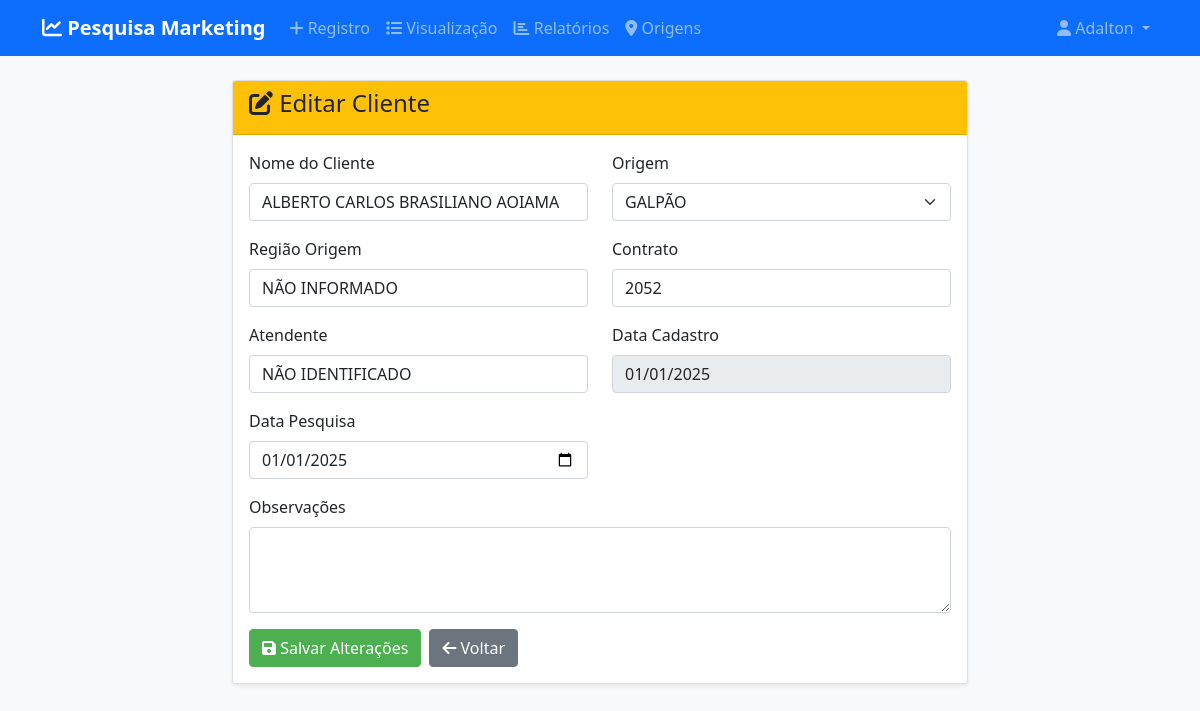
Screenshot of /editar/2 (signed in) with the database file from the repository.
### tables this page shows
CREATE TABLE clientes (
        id INTEGER PRIMARY KEY AUTOINCREMENT,
        nome TEXT,
        origem TEXT,
        regiao_origem TEXT,   -- logo após origem
        contrato TEXT,
        atendente TEXT,
        data_cadastro DATE,
        data_pesquisa DATE,
        observacoes TEXT      -- último campo
    );

### app.py (the view, shortened to what this page needs)
@app.route('/editar/<int:id>', methods=['GET', 'POST'])
def editar(id):
    if 'usuario' not in session:
        return redirect(url_for('login'))
    conn = get_db()
    cursor = conn.cursor()
    cursor.execute("SELECT * FROM clientes WHERE id=?", (id,))
    cliente = cursor.fetchone()
    origens = lista_origens()
    conn.close()
    return render_template('editar.html', cliente=cliente, origens=origens)

### app.py (called while the page is built)
def get_db():
    conn = sqlite3.connect('clientes.db')
    conn.row_factory = sqlite3.Row
    return conn

def lista_origens():
    conn = get_db()
    cursor = conn.cursor()
    cursor.execute("SELECT origem FROM clientes WHERE origem IS NOT NULL AND TRIM(origem) <> ''")
    dados = cursor.fetchall()
    conn.close()
    origens = sorted({d['origem'].strip().upper() for d in dados if d['origem']})
    return origens

### templates/editar.html (shortened to what this page needs)
{% extends "base.html" %}
{% block content %}
<div class="row justify-content-center">
    <div class="col-md-8">
        <div class="card">
            <div class="card-header bg-warning text-dark">
                <h4><i class="fas fa-edit"></i> Editar Cliente</h4>
            </div>
            <div class="card-body">
                <form method="post">
                    <div class="row">
                        <div class="col-md-6 mb-3">
                            <label for="nome" class="form-label">Nome do Cliente</label>
                            <input type="text" class="form-control" id="nome" name="nome" value="{{ cliente.nome }}" required style="text-transform: uppercase;">
                        </div>
                        <div class="col-md-6 mb-3">
                            <label for="origem" class="form-label">Origem</label>
                            <select class="form-select" id="origem" name="origem" required>
                                {% for origem in origens %}
                                <option value="{{ origem }}" {% if origem == cliente.origem %}selected{% endif %}>{{ origem }}</option>
                                {% endfor %}
                            </select>
                        </div>
                    </div>
                    <div class="row">
                        <div class="col-md-6 mb-3">
                            <label for="regiao_origem" class="form-label">Região Origem</label>
                            <input type="text" class="form-control" id="regiao_origem" name="regiao_origem" value="{{ cliente.regiao_origem }}" required style="text-transform: uppercase;">
                        </div>
                        <div class="col-md-6 mb-3">
                            <label for="contrato" class="form-label">Contrato</label>
                            <input type="text" class="form-control" id="contrato" name="contrato" value="{{ cliente.contrato }}" required style="text-transform: uppercase;">
                        </div>
                    </div>
                    <div class="row">
                        <div class="col-md-6 mb-3">
                            <label for="atendente" class="form-label">Atendente</label>
                            <input type="text" class="form-control" id="atendente" name="atendente" value="{{ cliente.atendente }}" required style="text-transform: uppercase;">
                        </div>
                        <div class="col-md-6 mb-3">
                            <label for="data_cadastro" class="form-label">Data Cadastro</label>
                            <input type="date" class="form-control" id="data_cadastro" name="data_cadastro" value="{{ cliente.data_cadastro }}" readonly>
                        </div>
                    </div>
                    <div class="row">
                        <div class="col-md-6 mb-3">
                            <label for="data_pesquisa" class="form-label">Data Pesquisa</label>
                            <input type="date" class="form-control" id="data_pesquisa" name="data_pesquisa" value="{{ cliente.data_pesquisa }}">
                        </div>
                        <div class="col-md-12 mb-3">
                            <label for="observacoes" class="form-label">Observações</label>
                            <textarea class="form-control" id="observacoes" name="observacoes" rows="3" style="text-transform: uppercase;">{{ cliente.observacoes }}</textarea>
                        </div>
                    </div>
                    <div class="d-flex gap-2">
                        <button type="submit" class="btn btn-primary">
                            <i class="fas fa-save"></i> Salvar Alterações
                        </button>
                        <a href="{{ url_for('visualizacao') }}" class="btn btn-secondary">
                            <i class="fas fa-arrow-left"></i> Voltar
                        </a>
                    </div>
                </form>
            </div>
        </div>
    </div>
</div>
{% endblock %}

### templates/base.html (shortened to what this page needs)
<!DOCTYPE html>
<html lang="pt-br">
<head>
    <link href="https://cdn.jsdelivr.net/npm/bootstrap@5.1.3/dist/css/bootstrap.min.css" rel="stylesheet">
    <link href="https://cdnjs.cloudflare.com/ajax/libs/font-awesome/6.0.0/css/all.min.css" rel="stylesheet">
</head>
<body>
    <nav class="navbar navbar-expand-lg navbar-dark bg-primary">
        <div class="container">
            <a class="navbar-brand" href="{{ url_for('dashboard') }}">
                <i class="fas fa-chart-line"></i> Pesquisa Marketing
            </a>
            {% if session.usuario %}
            <div class="collapse navbar-collapse" id="navbarNav">
                <ul class="navbar-nav me-auto">
                    <li class="nav-item">
                        <a class="nav-link" href="{{ url_for('registro') }}">
                            <i class="fas fa-plus"></i> Registro
                        </a>
                    </li>
                    <li class="nav-item">
                        <a class="nav-link" href="{{ url_for('visualizacao') }}">
                            <i class="fas fa-list"></i> Visualização
                        </a>
                    </li>
                    <li class="nav-item">
                        <a class="nav-link" href="{{ url_for('relatorios') }}">
                            <i class="fas fa-chart-bar"></i> Relatórios
                        </a>
                    </li>
                    <li class="nav-item">
                        <a class="nav-link" href="{{ url_for('gerenciar_origens') }}">
                            <i class="fas fa-map-marker-alt"></i> Origens
                        </a>
                    </li>
                </ul>
                <ul class="navbar-nav">
                    <li class="nav-item dropdown">
                        <a class="nav-link dropdown-toggle" href="#" id="navbarDropdown" role="button" data-bs-toggle="dropdown">
                            <i class="fas fa-user"></i> {{ session.usuario }}
                        </a>
                    </li>
                </ul>
            </div>
            {% endif %}
        </div>
    </nav>
    <div class="container mt-4">
        {% block content %}{% endblock %}
    </div>
</body>
</html>

### templates/base.html (style rules this page uses)
body { background-color: #f8f9fa; }
.navbar-brand { font-weight: bold; }
.card { box-shadow: 0 0.125rem 0.25rem rgba(0, 0, 0, 0.075); }
.btn-primary { background-color: #4CAF50; border-color: #4CAF50; }

### rows the page displays
clientes: usuario "Adalton"
clientes: nome "ALBERTO CARLOS BRASILIANO AOIAMA", origem "GALPÃO", regiao_origem "NÃO INFORMADO", contrato "2052", atendente "NÃO IDENTIFICADO", data_cadastro "01/01/2025", data_pesquisa "01/01/2025"
